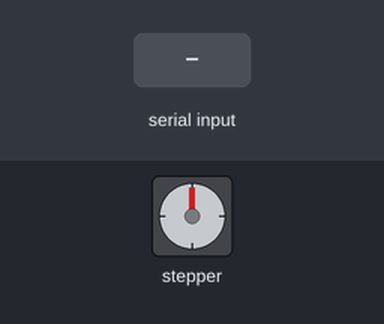
The sketch below on a simulated Arduino Uno, built with avr-gcc and run on an emulated ATmega328P. Shown: stepper motor. The test bench sets the inputs (shaded band). Stepper angles assume 200 steps per turn.

Above: at 1.2 s.
1.3 s: "90,45\n" received over Serial
At 4.5 s:
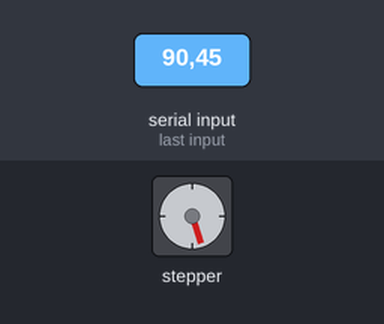
At 7.1 s:
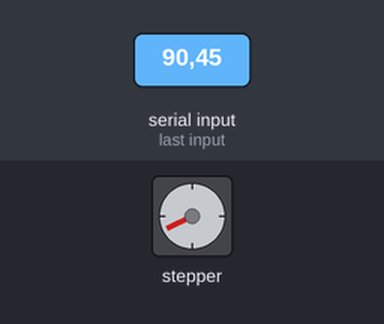
7.3 s: "30,150\n" received over Serial
At 15.0 s:
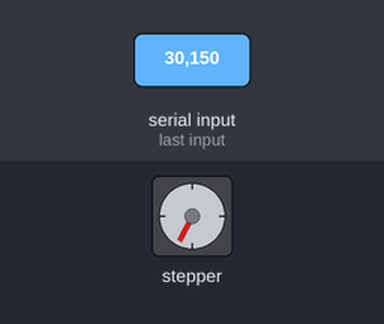
Timing chart, 0 to 16.3 s (numbered marks = the images above; inputs shaded):
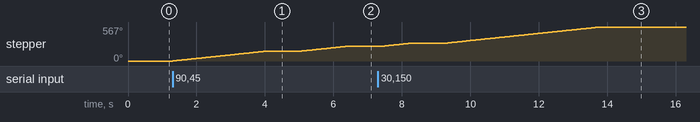

The sketch:

stepwise_motioninput.ino
```cpp
#include <Stepper.h>

// Define the number of steps per revolution and the pins connected to the stepper motor
const int stepsPerRevolution = 200;
Stepper myStepper(stepsPerRevolution, 8, 9, 10, 11);  // Assuming stepper motor is connected to pins 8, 9, 10, and 11

void setup() {
  Serial.begin(9600);  // Initialize serial communication
  // Set the speed of the stepper motor
  myStepper.setSpeed(10);  // Set speed to 10 steps per second
}


void loop() {
  // Check if there's data available to read from the serial port
  if (Serial.available() > 0) {
    // Read the number of steps from the serial input
    int desiredSteps = Serial.parseInt();

    // Move the stepper motor to the desired number of steps
    myStepper.step(desiredSteps);

    // Optional: You might want to add a delay or perform other actions after the motor has moved
    delay(1000);  // Adjust delay as needed
  }
}
```

Measured:
- after the input at 1.3 s, stepper: turns 162° clockwise in 2.7 s, then 81° clockwise in 1.3 s
- after the input at 7.3 s, stepper: turns 54° clockwise in 0.87 s, then 270° clockwise in 4.5 s
